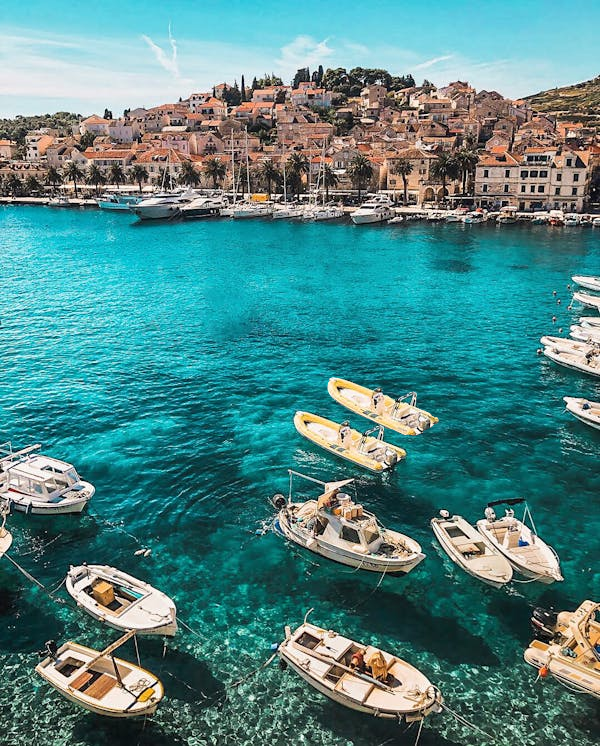
#> input picture forged/7.tiff, 600 x 746 px, found by its file name
$ python sift2.py
#> lines starting #> are read from the running program, lines starting #| are printed output that depends on the picture
import cv2
import matplotlib.pyplot as plt
import numpy as np

# Load suspect image
image = cv2.imread(r'C:\Users\Anjali Ojha\OneDrive\Desktop\Academics\cmfd 2\cmfd_project\forged\7.tiff')
#> image is the input picture: shape (746, 600, 3); mean B, G, R 132.8, 133.2, 80.4
if image is None:
    print("Image not found!")
    exit()

print(image.shape)
#| (746, 600, 3)
image_rgb = cv2.cvtColor(image, cv2.COLOR_BGR2RGB)
gray = cv2.cvtColor(image_rgb, cv2.COLOR_RGB2GRAY)
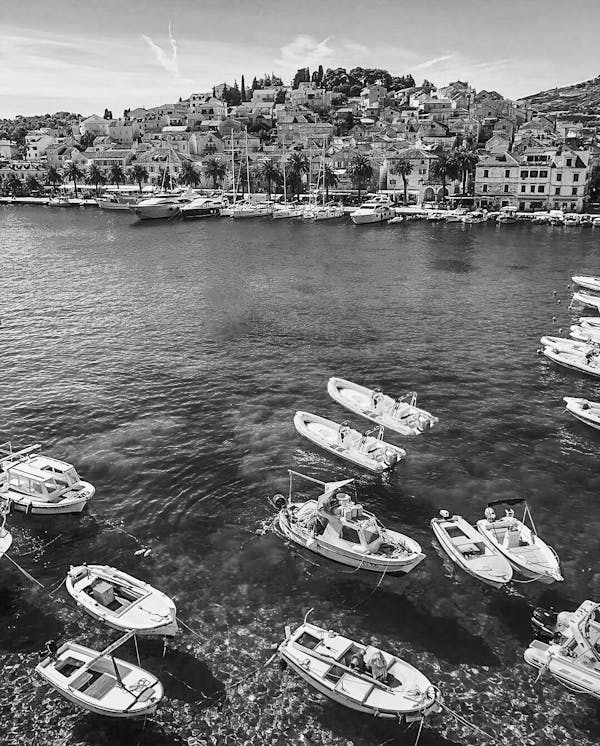
#> gray: shape (746, 600); min 0, max 255, mean 117.4

# Detect SIFT keypoints and descriptors
sift = cv2.SIFT_create()
keypoints, descriptors = sift.detectAndCompute(gray, None)
#> keypoints = 4242 keypoints; strongest (x, y, size): (328, 648, 2), (35, 148, 2.5), (589, 361, 1.8), (56, 470, 2.4)

# Draw keypoints
keypoint_img = cv2.drawKeypoints(image_rgb, keypoints, None, flags=cv2.DRAW_MATCHES_FLAGS_DRAW_RICH_KEYPOINTS)
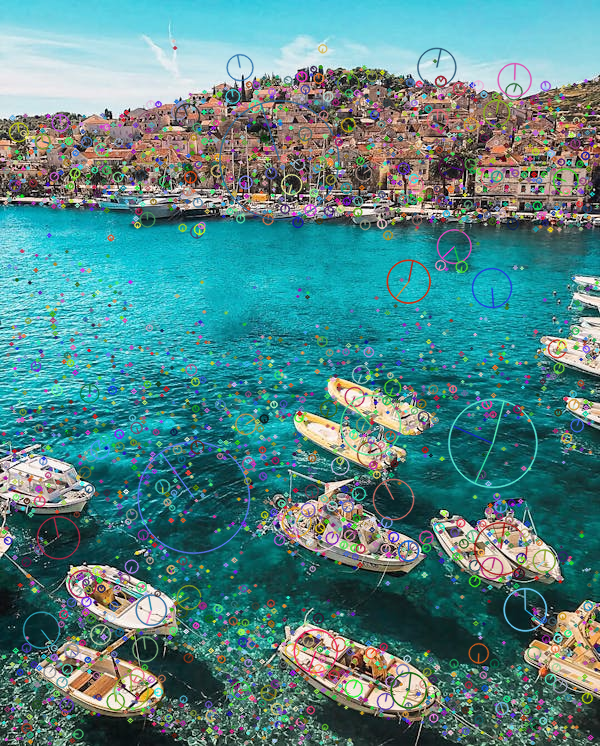
#> keypoint_img: shape (746, 600, 3); mean R, G, B 83.8, 133.4, 133.6

plt.figure(figsize=(10, 7))
plt.title('SIFT Keypoints')
plt.imshow(keypoint_img)
plt.axis('off')
plt.show()


# Match descriptors with themselves
bf = cv2.BFMatcher(cv2.NORM_L2, crossCheck=False)
matches = bf.match(descriptors, descriptors)
#> matches = 4242 matches

# Filter out matches where keypoints are too close (to avoid trivial matches)
good_matches = []
for m in matches:
    if m.queryIdx != m.trainIdx:  # not the same point
        pt1 = keypoints[m.queryIdx].pt
        pt2 = keypoints[m.trainIdx].pt
        distance = np.linalg.norm(np.array(pt1) - np.array(pt2))
        if distance > 10:  # Set a threshold
            good_matches.append(m)
#> this loop made 4242 passes
#> (pt1, pt2) on passes 2799, 2914, 2932, 2992, 2993: ((387.4, 411.8), (354.4, 445.8)), ((403.2, 412.5), (370.2, 446.5)), ((405.3, 411.1), (372.3, 445.1)), ((416.5, 421.8), (383.5, 455.8)), ((416.5, 421.8), (383.5, 455.8))
#> after the loop, good_matches = 5 matches


# Draw good matches
result = cv2.drawMatches(image_rgb, keypoints, image_rgb, keypoints, good_matches, None, flags=2)
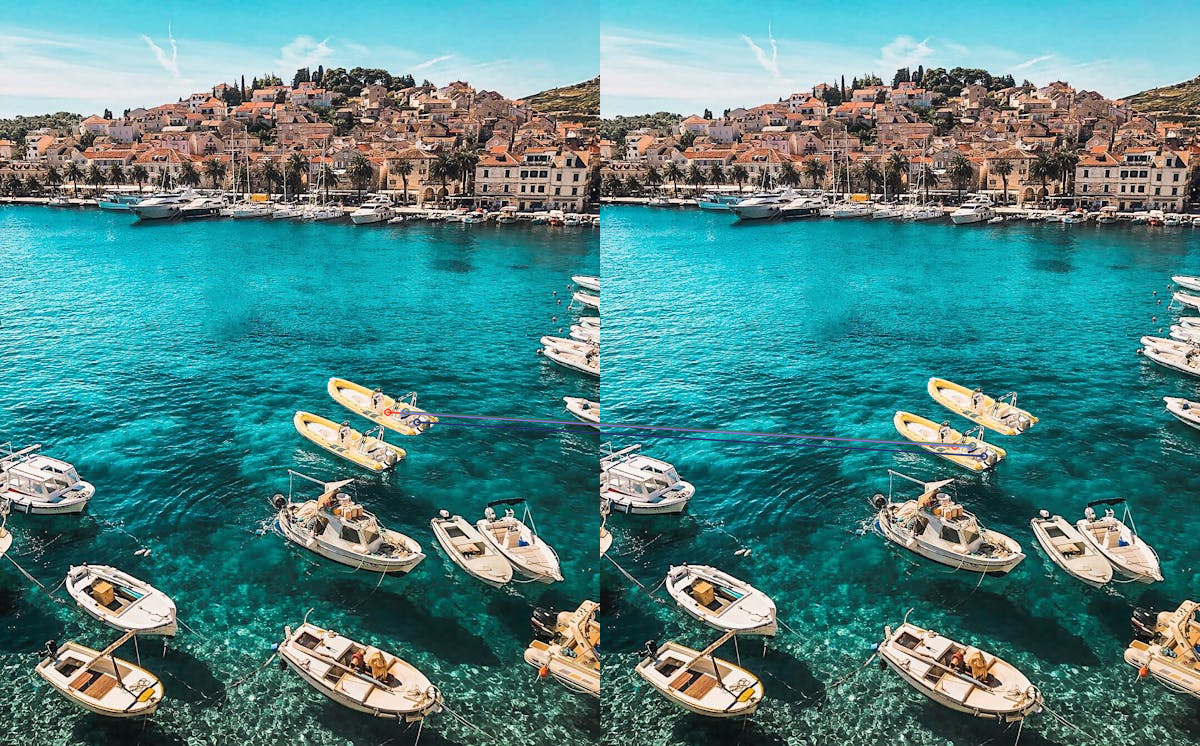
#> result: shape (746, 1200, 3); mean R, G, B 80.5, 133.1, 132.8

plt.figure(figsize=(15, 10))
plt.title('Detected Forged Regions (SIFT Matches)')
plt.imshow(result)
plt.show()

print("Number of potential forgery matches detected: ", len(good_matches))
#| Number of potential forgery matches detected:  5

$ run again, with forged/1.tiff copied over forged/7.tiff
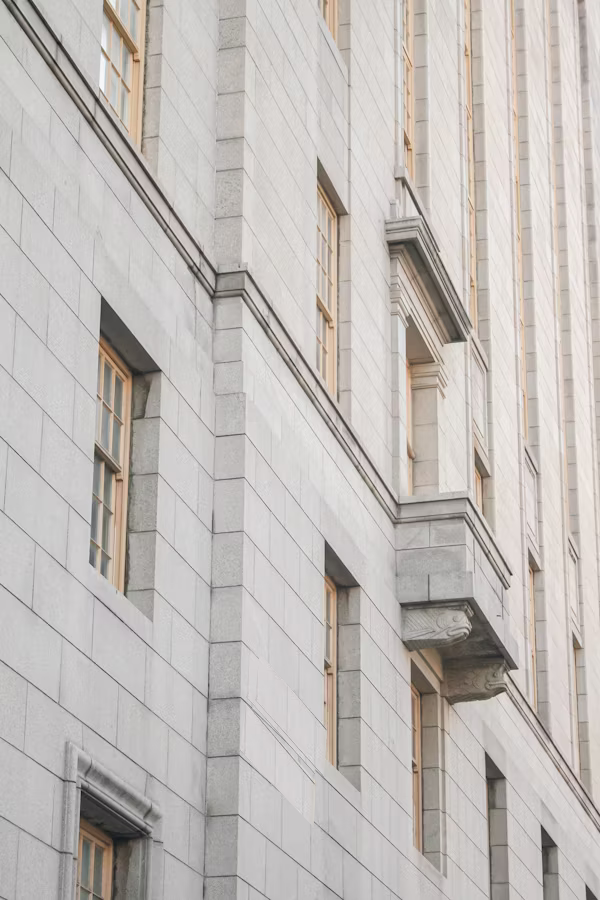
#> input picture forged/1.tiff, 600 x 900 px, found by its file name
#> image is the input picture: shape (900, 600, 3); mean B, G, R 185.1, 188.6, 193.8
#| (900, 600, 3)
#> keypoints = 1263 keypoints; strongest (x, y, size): (340, 581, 23.5), (97, 100, 3.7), (59, 43, 4), (465, 661, 58.1)
#> `keypoint_img = cv2.drawKeypoints(image_rgb, keypoints, None, flags=cv2..`:
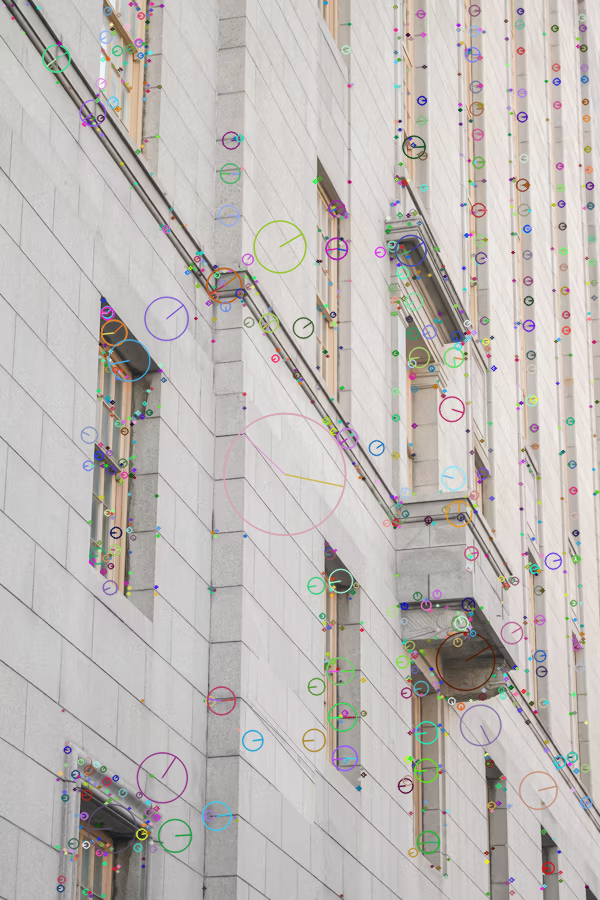
#> keypoint_img: shape (900, 600, 3); mean R, G, B 192.1, 187.3, 184.2
#> matches = 1263 matches
#> after the loop `for m in matches:`: good_matches = []
#> `result = cv2.drawMatches(image_rgb, keypoints, image_rgb, keypoints, g..`:
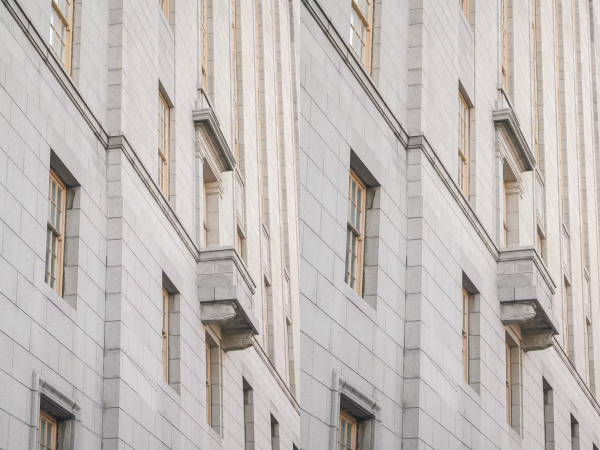
#> result: shape (900, 1200, 3) (shown at 1/2 size); mean R, G, B 193.8, 188.6, 185.1
#| Number of potential forgery matches detected:  0

$ run again, with forged/10.tiff copied over forged/7.tiff
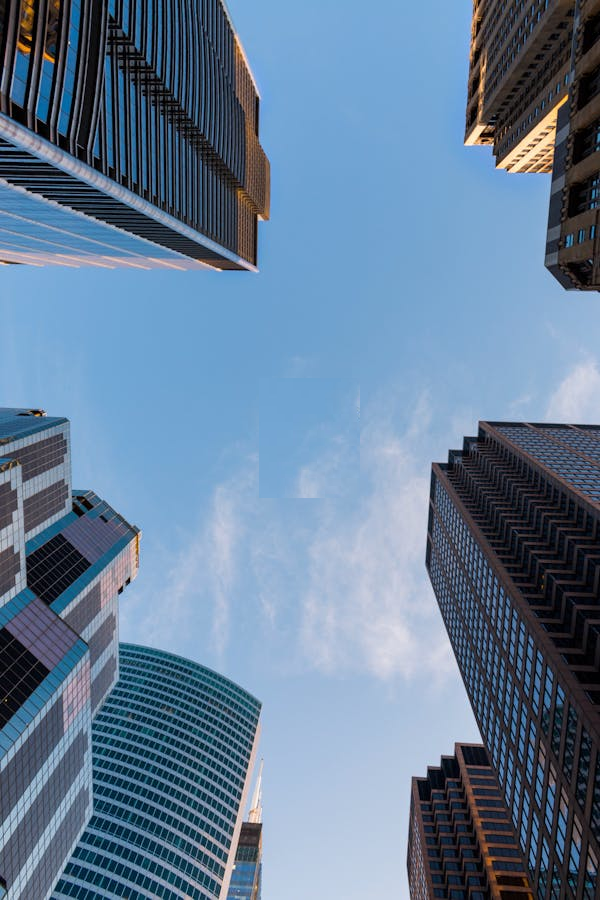
#> input picture forged/10.tiff, 600 x 900 px, found by its file name
#> image is the input picture: shape (900, 600, 3); mean B, G, R 151.7, 125.6, 101
#| (900, 600, 3)
#> `gray = cv2.cvtColor(image_rgb, cv2.COLOR_RGB2GRAY)`:
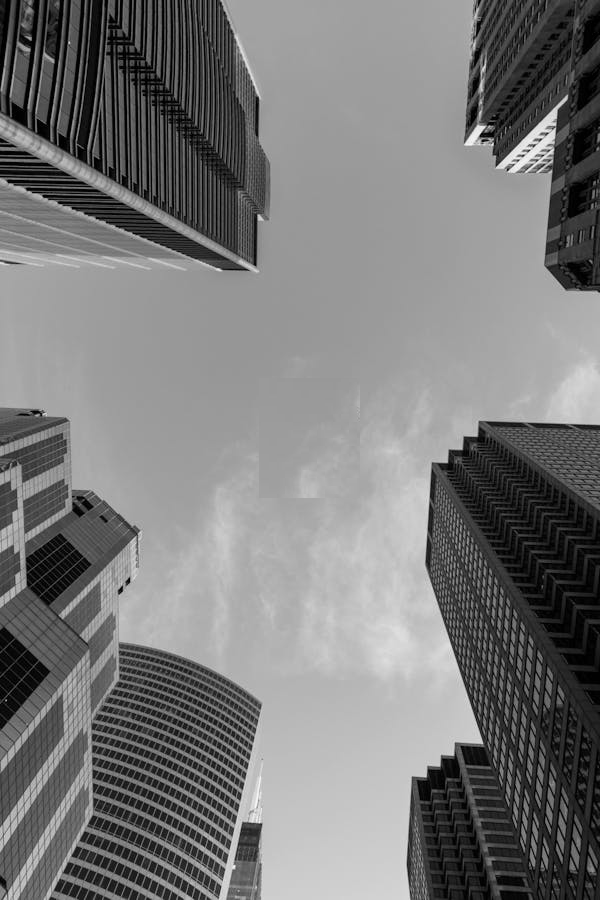
#> gray: shape (900, 600); min 0, max 249, mean 121.2
#> keypoints = 3885 keypoints; strongest (x, y, size): (128, 581, 3.3), (534, 145, 2.1), (479, 129, 6.4), (483, 141, 1.9)
#> matches = 3885 matches
#> after the loop `for m in matches:`: good_matches = []
#> `result = cv2.drawMatches(image_rgb, keypoints, image_rgb, keypoints, g..`:
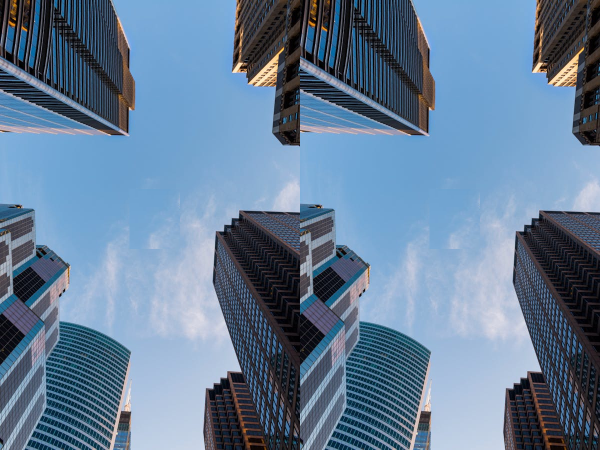
#> result: shape (900, 1200, 3) (shown at 1/2 size); mean R, G, B 101, 125.6, 151.7
#| Number of potential forgery matches detected:  0
